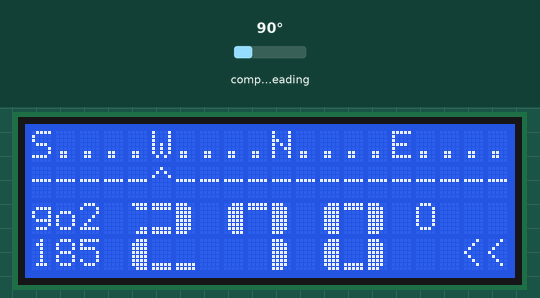
Simulated run of this sketch. Board: Arduino Uno, built with avr-gcc and run on an emulated ATmega328P. Shown: 20×4 character LCD. Wiring (inferred from the names in the program): HMC5883L compass at I2C address 0x1E. Inputs (shaded band) come from the test bench; at power-on: compass heading 90°.

Above: at 14.3 s.
14.4 s: compass heading set to 7°
At 15.4 s:
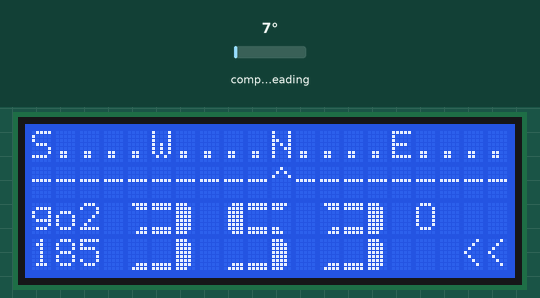
16.2 s: compass heading set to 180°
At 17.1 s:
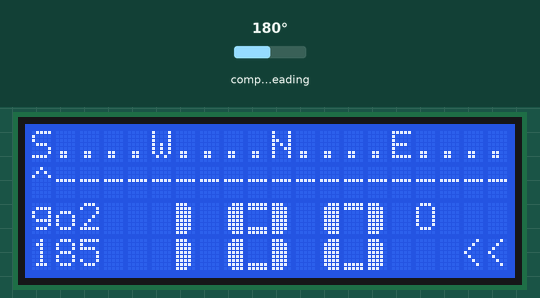
17.8 s: compass heading set to 269°
At 18.8 s:
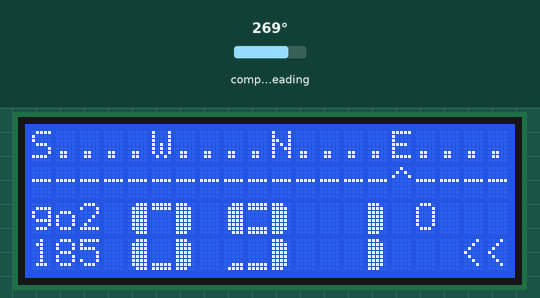
19.4 s: compass heading set to 352°
At 20.5 s:
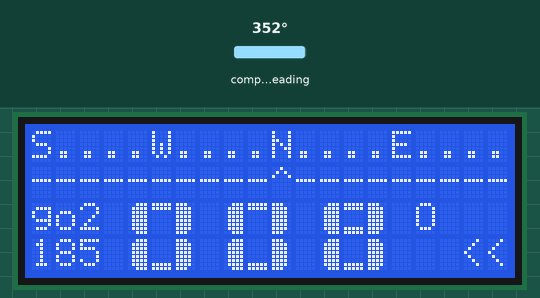
21.0 s: compass heading set to 2°
At 22.2 s:
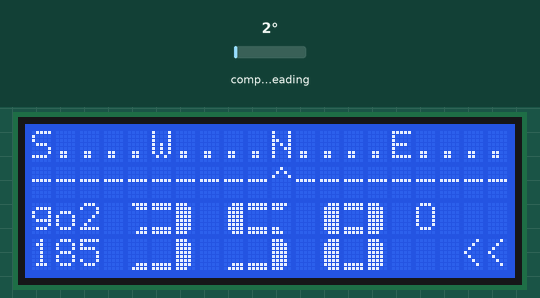
22.6 s: compass heading set to 10°
At 23.9 s:
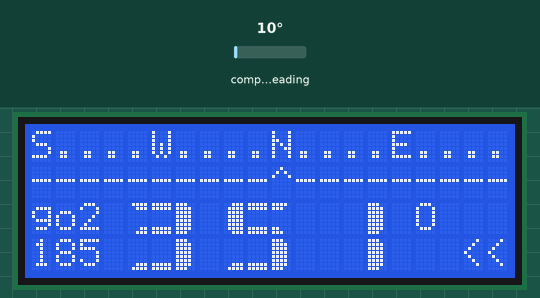
Timing chart, 0 to 25.2 s (numbered marks = the images above; inputs shaded):
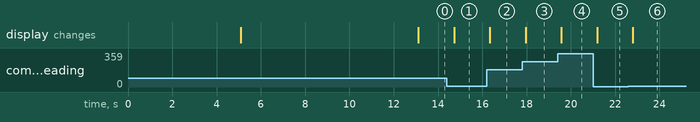

The sketch:

Large_numbers_on_16x2_v0_9.ino
```cpp
/*
A set of custom made large numbers for a 16x2 LCD using the
LiquidCrystal librabry. Works with displays compatible with the
Hitachi HD44780 driver.

The Cuicuit:
LCD RS pin to D12
LCD Enable pin to D11
LCD D4 pin to D5
LCD D5 pin to D4
LCD D6 pin to D3
LCD D7 pin to D2
LCD Vee tied to a pot to control brightness
LCD Vss and R/W tied to ground
LCD Vcc to +5V
Ronivaldo Sampaio (ronivaldo@gmail.com) for 3 lines
2013/05/15 -> change for character with only 3 lines
Original Made by Michael Pilcher
2/9/2010

character created using:
http://mikeyancey.com/hamcalc/lcd_characters.php
*/

// include the library
#include <LiquidCrystal.h>

/***************

i2C library


****************/


//#include <LiquidTWI_23017.h>  // Liquid Crystal I2C Library
//#define lcd_address 0 // I2C LCD Address
//#define lcd_end 20 // set width of LCD
//#define lcd_lines 4 // Number of lines on

#include <Wire.h>  //i2c library for the Digital Compass


// initialize the interface pins
LiquidCrystal lcd(12, 11, 5, 4, 3, 2);
//LiquidTWI lcd(lcd_address);  // set the LCD I2C address to 0x27 for a 16 chars and 2 line display


const int hmc5883Address = 0x1E; //0011110b, I2C 7bit address for compass
const byte hmc5883ModeRegister = 0x02;
const byte hmcContinuousMode = 0x00;
const byte hmcDataOutputXMSBAddress = 0x03;

// the 8 arrays that form each segment of the custom numbers
byte custChar[8][8] =
{
	{
		B11100,
		B11110,
		B11110,
		B11110,
		B11110,
		B11110,
		B11110,
		B11100
	},
	{
		B00111,
		B01111,
		B01111,
		B01111,
		B01111,
		B01111,
		B01111,
		B00111
	},
	{
		B11111,
		B11111,
		B00000,
		B00000,
		B00000,
		B00000,
		B11111,
		B11111
	},
	{
		B11110,
		B11100,
		B00000,
		B00000,
		B00000,
		B00000,
		B11000,
		B11100
	},
	{
		B01111,
		B00111,
		B00000,
		B00000,
		B00000,
		B00000,
		B00011,
		B00111
	},
	{
		B00000,
		B00000,
		B00000,
		B00000,
		B00000,
		B00000,
		B11111,
		B11111
	},
	{
		B00000,
		B00000,
		B00000,
		B00000,
		B00000,
		B00000,
		B00111,
		B01111
	},
	{
		B11111,
		B11111,
		B00000,
		B00000,
		B00000,
		B00000,
		B00000,
		B00000
	}
};


uint8_t bignums[10][2][3] =
{
	{
		{ '\x1', '\x7', '\x0' },		// digit 0
		{ '\x1', '\x5', '\x0' }
	},
	{
		{ '\x20', '\x20', '\x0' },		// digit 1
		{ '\x20', '\x20', '\x0' }
	},
	{
		{ '\x4', '\x2', '\x0' },		// digit 2
		{ '\x1', '\x5', '\x5' }
	},
	{
		{ '\x4', '\x2', '\x0' },		// digit 3
		{ '\x6', '\x5', '\x0' }
	},
	{
		{ '\x1', '\x5', '\x1' },		// digit 4
		{ '\x20', '\x20', '\x0' }
	},
	{
		{ '\x1', '\x2', '\x3' },		// digit 5
		{ '\x6', '\x5', '\x0' }
	},
	{
		{ '\x1', '\x2', '\x3' },		// digit 6
		{ '\x1', '\x5', '\x0' }
	},
	{
		{ '\x1', '\x7', '\x0' },		// digit 7
		{ '\x20', '\x20', '\x0' }
	},
	{
		{ '\x1', '\x2', '\x0' },		// digit 8
		{ '\x1', '\x5', '\x0' }
	},
	{
		{ '\x1', '\x2', '\x0' },		// digit 9
		{ '\x6', '\x5', '\x0' }
	}
};


// table of bearing for compass meter
// table = {min_bearing, max_bearing, pointer_col

int meter_table[21][3] =
{
	{ 171, 188, 0 },      //S
	{189, 206, 1 },
	{ 207, 224, 2 },
	{ 225, 242, 3 },
	{ 243, 260, 4 },
	{ 261, 278, 5 },     //W
	{279, 296, 6},
	{ 297, 314, 7 },
	{ 315, 332, 8 },
	{ 333, 350, 9 },
	{ 351, 360, 10 },       //N
	{ 0, 8, 10 },	       //N
	{ 9, 26, 11 },
	{ 27, 44, 12 },
	{ 45, 62, 13 },
	{ 63, 80, 14 },
	{ 81, 98, 15 },      //E
	{99, 116, 16},
	{ 117, 134, 17 },
	{135, 152, 18},
	{ 153, 170, 19 }


};


void setup()
{

	// start serial lcd
	//lcd.begin(lcd_end, lcd_lines); // initialize the LCD

	Wire.begin(); // Start the i2c communication
	Wire.beginTransmission(hmc5883Address);  //Begin communication with compass
	Wire.write(hmc5883ModeRegister);  //select the mode register
	Wire.write(hmcContinuousMode); //continuous measurement mode
	Wire.endTransmission();

	// assignes each segment a write number
	loadchars();

	// start serial lcd
	// lcd.begin(lcd_end, lcd_lines); // initialize the LCD
	// sets the LCD's rows and colums:

	lcd.begin(20, 4);

	// creates the custom fonts in LCD
	loadchars();


	lcd.setCursor(0, 0);
	lcd.print("Remote compass and");
	lcd.setCursor(0, 1);
	lcd.print("rotator controller");
 lcd.setCursor(0, 2);
 lcd.print("by G8FKH & M0ICR");
 lcd.setCursor(0, 3);
	lcd.print("www.drownedrats.uk");


	delay(5000);
  lcd.clear();
  lcd.setCursor(0, 0);
  lcd.print("Setup");
  lcd.setCursor(0, 1);
  lcd.print("> Compass only");
 lcd.setCursor(0, 2);
 lcd.print("  Rotator Controller");
 lcd.setCursor(0, 3);
  lcd.print("  Calibrate/ config");
    delay(8000);
	lcd.clear();


	// display compass meter
	lcd.setCursor(0, 0);
	lcd.print("S....W....N....E....");
	lcd.setCursor(0, 1);
	lcd.print("^-------------------");


}


void loop()
{


	int x, y, z; //triple axis data.
	//Tell the HMC5883L where to begin reading the data
	Wire.beginTransmission(hmc5883Address);
	Wire.write(hmcDataOutputXMSBAddress);  //Select register 3, X MSB register
	Wire.endTransmission();

	//Read data from each axis
	Wire.requestFrom(hmc5883Address, 6);
	if (6 <= Wire.available())
	{
		x = Wire.read() << 8; //X msb
		x |= Wire.read();   //X lsb
		z = Wire.read() << 8; //Z msb
		z |= Wire.read();   //Z lsb
		y = Wire.read() << 8; //Y msb
		y |= Wire.read();   //Y lsb
	}

	int angle = atan2(-y, x) / M_PI * 180;
	if (angle < 0)
	{
		angle = angle + 360;
	}
	printDEG(angle);
}

void printDEG(int deg) {
	int m, c, d, number;

	number = deg * 10;
	if (number > 999) {
		m = (number - (number % 1000)) / 1000;
		number = number % 1000;
	}
	else {
		m = 0;
	}

	if (number > 99) {
		c = (number - (number % 100)) / 100;
		number = number % 100;
	}
	else {
		c = 0;
	}

	if (number > 9) {
		d = (number - (number % 10)) / 10;
		number = number % 10;
	}
	else {
		d = 0;
	}


	// This is where we display the bearing

	//lcd.setCursor(0, 0);
	//lcd.print("S....W....N....E....");
	//lcd.setCursor(0, 1);
	//lcd.print("^-------------------");
	lcd.setCursor(15, 2);
	lcd.print(" O");
	lcd.setCursor(0, 2);
  lcd.print("go2");
	lcd.setCursor(0, 3);
	lcd.print("185");
  lcd.setCursor(18, 3);
  lcd.print("<<");

	//char* Direction = calc_direction(deg);

	// display the compass bearing on lcd meter
	display_compass_meter(deg);


	// lcd.setCursor(15, 3);


	printbigchar(m, 4, 2);
	printbigchar(c, 8, 2);
	printbigchar(d, 12, 2);
	delay(800);
}


// Display a compass meter as one line across the display


void display_compass_meter(int bearing){

	static int cursor_location = 0;
	int pointer = 0;

	for (pointer = 0; pointer < 21; pointer++)
	{
		if (bearing >= meter_table[pointer][0] && bearing <= meter_table[pointer][1])
		{
			// found where we need to write the pointer
			// clear old pointer
			lcd.setCursor(cursor_location, 1);
			lcd.print("-");
			//now print new cursor
			lcd.setCursor(meter_table[pointer][2], 1);
			lcd.print("^");
			// update cursor position
			cursor_location = meter_table[pointer][2];
		}
	}


}


// load bit maps into custom characters


void loadchars() {

	for (int i = 0; i < 8; i++){
		//create a new custom character
		lcd.createChar(i, custChar[i]);
	}

}


// Print large digits on 4 line display
// Digit = 0 - 9,prints numbers at column position
// Digit = 10 will clear the digit from column position
// Column values = 0, 4, 8, 12
// row values = 0, 1 or 2

void printbigchar(byte digit, byte col, byte row) {

	int ROWS = 2;			// number of rows in font
	int COLS = 3;			// number of columns in font

	if (digit > 9) return;
	for (int i = 0; i < ROWS; i++) {
		lcd.setCursor(col, row + i);
		for (int j = 0; j < COLS; j++) {
			lcd.write(bignums[digit][i][j]);

		}
		//lcd.write(254);
	}

}
```

Measured:
- after the input at 14.4 s, the display: changes after 0.33 s (image 1)
- after the input at 16.2 s, the display: changes after 0.14 s (image 2)
- after the input at 17.8 s, the display: changes after 0.15 s (image 3)
- after the input at 19.4 s, the display: changes after 0.17 s (image 4)
- after the input at 21.0 s, the display: changes after 0.18 s (image 5)
- after the input at 22.6 s, the display: changes after 0.19 s (image 6)
